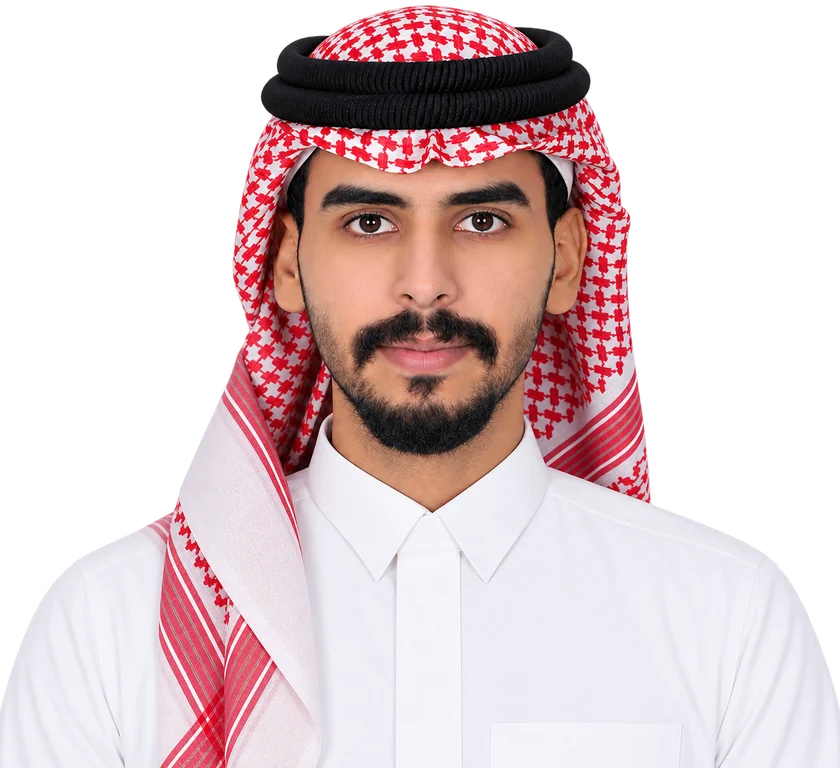
#> input picture assets/portrait.webp, 840 x 768 px
$ python make_ascii_portrait.py
#> lines starting #> are read from the running program, lines starting #| are printed output that depends on the picture
### scripts/theme.py
"""Shared palette and window chrome for the profile SVGs.

Colours follow the dark theme of hashim0011.github.io.
"""

BG = "#0d1117"
WINDOW = "#101216"
TITLEBAR = "#15181e"
BORDER = "#262b34"
TEXT = "#e6edf3"
MUTED = "#7d8590"
ACCENT = "#0fbb7e"
ACCENT_LIGHT = "#5ee3ad"
ACCENT_DARK = "#09734d"
ACCENT_DEEP = "#0a4a34"
LINK = "#58a6ff"
GOLD = "#e3b341"
FONT = "'JetBrains Mono','SFMono-Regular',Consolas,'Liberation Mono',Menlo,monospace"

# Empty day, then four intensity steps.
LEVELS = ["#1a1d24", "#0b3d2c", "#0a6547", "#0d9768", "#1fd898"]


def window(width, height, title, body, radius=12):
    """Wrap `body` in a terminal window with traffic lights and a centred title."""
    return f"""<svg xmlns="http://www.w3.org/2000/svg" width="{width}" height="{height}" viewBox="0 0 {width} {height}" font-family="{FONT}">
  <rect x="0.5" y="0.5" width="{width - 1}" height="{height - 1}" rx="{radius}" fill="{WINDOW}" stroke="{BORDER}"/>
  <path d="M{radius} 0.5 H{width - radius} A{radius - 0.5} {radius - 0.5} 0 0 1 {width - 0.5} {radius} V40 H0.5 V{radius} A{radius - 0.5} {radius - 0.5} 0 0 1 {radius} 0.5 Z" fill="{TITLEBAR}"/>
  <line x1="0.5" y1="40" x2="{width - 0.5}" y2="40" stroke="{BORDER}"/>
  <circle cx="22" cy="20" r="6" fill="#ff5f57"/>
  <circle cx="42" cy="20" r="6" fill="#febc2e"/>
  <circle cx="62" cy="20" r="6" fill="#28c840"/>
  <text x="{width / 2}" y="25" text-anchor="middle" font-size="13" fill="{MUTED}">{title}</text>
{body}
</svg>
"""

### scripts/make_ascii_portrait.py
"""Turn assets/portrait.webp into a coloured ASCII-art SVG.

The photo is a cut-out with a transparent background; transparent cells are
left blank so only the person is drawn.
"""

import pathlib

from PIL import Image, ImageEnhance

from theme import window

ROOT = pathlib.Path(__file__).resolve().parent.parent
COLS = 150
FONT_SIZE = 4.9
CHAR_W = FONT_SIZE * 0.6
LINE_H = FONT_SIZE * 0.98
RAMP = "=+*o#%@"

src = Image.open(ROOT / "assets" / "portrait.webp").convert("RGBA")
#> src is the input picture: PIL image 840x768 RGBA; mean R, G, B, A 123, 102.7, 104.7, 150.5
left, top, right, bottom = src.getchannel("A").point(lambda a: 255 if a > 128 else 0).getbbox()
#> left = 0; top = 5; right = 840; bottom = 768
# Frame head and shoulders: trim the sides and the lower part of the torso.
w, h = right - left, bottom - top
#> w = 840; h = 763
src = src.crop((left + int(w * 0.1), top, right - int(w * 0.1), top + int(h * 0.82)))
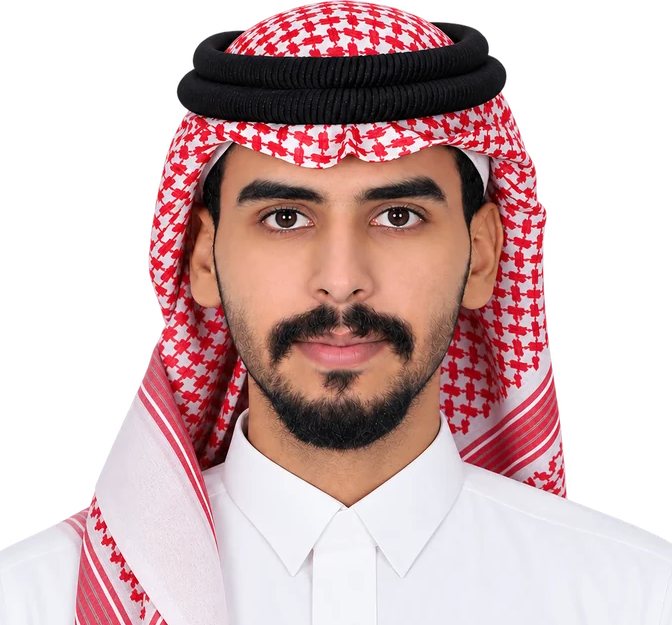
#> src: PIL image 672x625 RGBA; mean R, G, B, A 120, 92, 92.9, 159.1; transparent parts drawn white
alpha = src.getchannel("A")
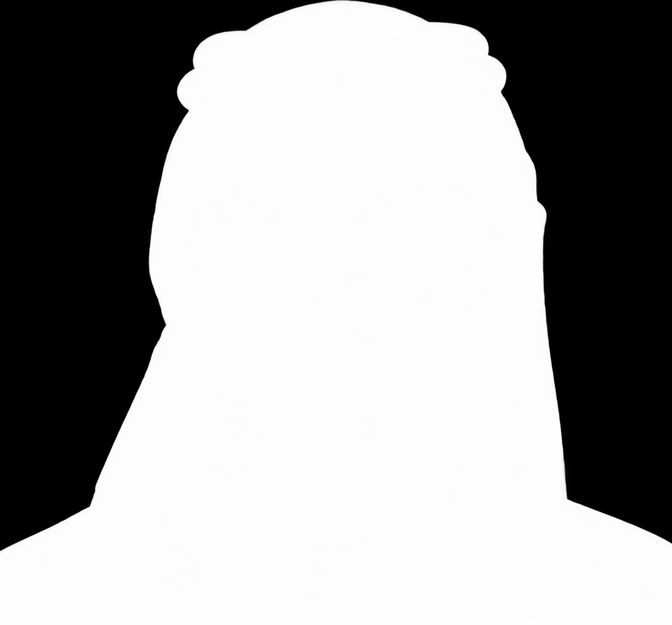
#> alpha: PIL image 672x625 L; min 0, max 255, mean 159.1
img = src.convert("RGB")
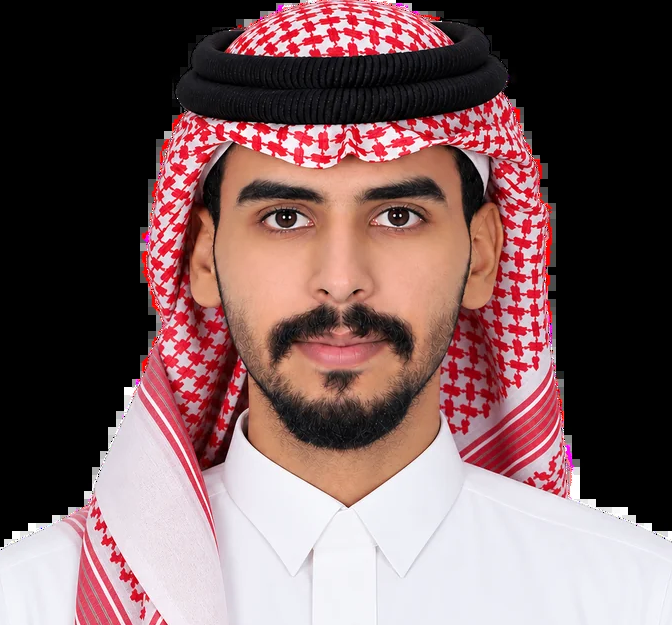
#> img: PIL image 672x625 RGB; mean R, G, B 120, 92, 92.9
img = ImageEnhance.Brightness(img).enhance(1.12)
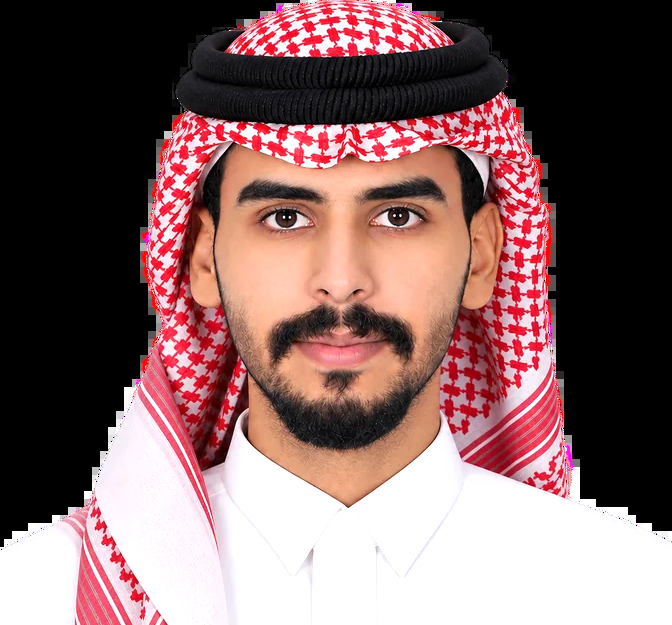
#> img: PIL image 672x625 RGB; mean R, G, B 131, 101, 100.5
img = ImageEnhance.Contrast(img).enhance(1.1)
img = ImageEnhance.Color(img).enhance(1.25)
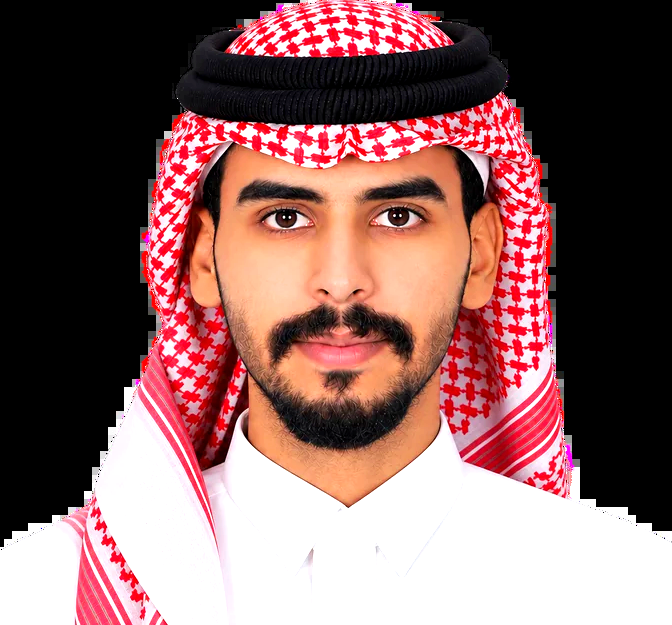
#> img: PIL image 672x625 RGB; mean R, G, B 135.8, 99, 97.4

rows = round(COLS * img.height / img.width * CHAR_W / LINE_H)
#> rows = 85
px = img.resize((COLS, rows), Image.LANCZOS).load()
mask = alpha.resize((COLS, rows), Image.LANCZOS).load()
blank = [[mask[x, y] < 110 for x in range(COLS)] for y in range(rows)]
#> blank = 85 items


def cell(x, y):
    r, g, b = px[x, y]
    # Lift near-black (the agal, the beard) so it still reads on a dark card.
    if r + g + b < 150:
        r, g, b = ((c + 70) // 2 + 20 for c in (r, g, b))
    lum = (0.2126 * r + 0.7152 * g + 0.0722 * b) / 255
    char = RAMP[min(len(RAMP) - 1, int(lum * len(RAMP)))]
    # Quantise so neighbouring cells share a colour and collapse into one tspan.
    q = lambda c: min(255, (c // 12) * 12 + 6)
    return char, f"#{q(r):02x}{q(g):02x}{q(b):02x}"


PAD_X, PAD_Y = 22, 58
lines = []
for y in range(rows):
    runs, cur_color, buf = [], None, ""
    for x in range(COLS):
        char, color = (" ", None) if blank[y][x] else cell(x, y)
        if color != cur_color and buf:
            runs.append((cur_color, buf))
            buf = ""
        cur_color = color
        buf += char
    runs.append((cur_color, buf))
    spans = "".join(
        f'<tspan fill="{c}">{t}</tspan>' if c else f"<tspan>{t}</tspan>" for c, t in runs
    )
    lines.append(f'  <text x="{PAD_X}" y="{PAD_Y + y * LINE_H:.1f}" textLength="{COLS * CHAR_W:.1f}" lengthAdjust="spacing" xml:space="preserve">{spans}</text>')
#> this loop made 85 passes

width = round(PAD_X * 2 + COLS * CHAR_W)
height = round(PAD_Y + rows * LINE_H + 16)
body = f'  <g font-size="{FONT_SIZE}" letter-spacing="0">\n' + "\n".join(lines) + "\n  </g>"
(ROOT / "ascii-portrait.svg").write_text(window(width, height, "portrait.txt", body), encoding="utf-8")
print(f"ascii-portrait.svg {width}x{height}, {rows} rows")
#| ascii-portrait.svg 485x482, 85 rows
